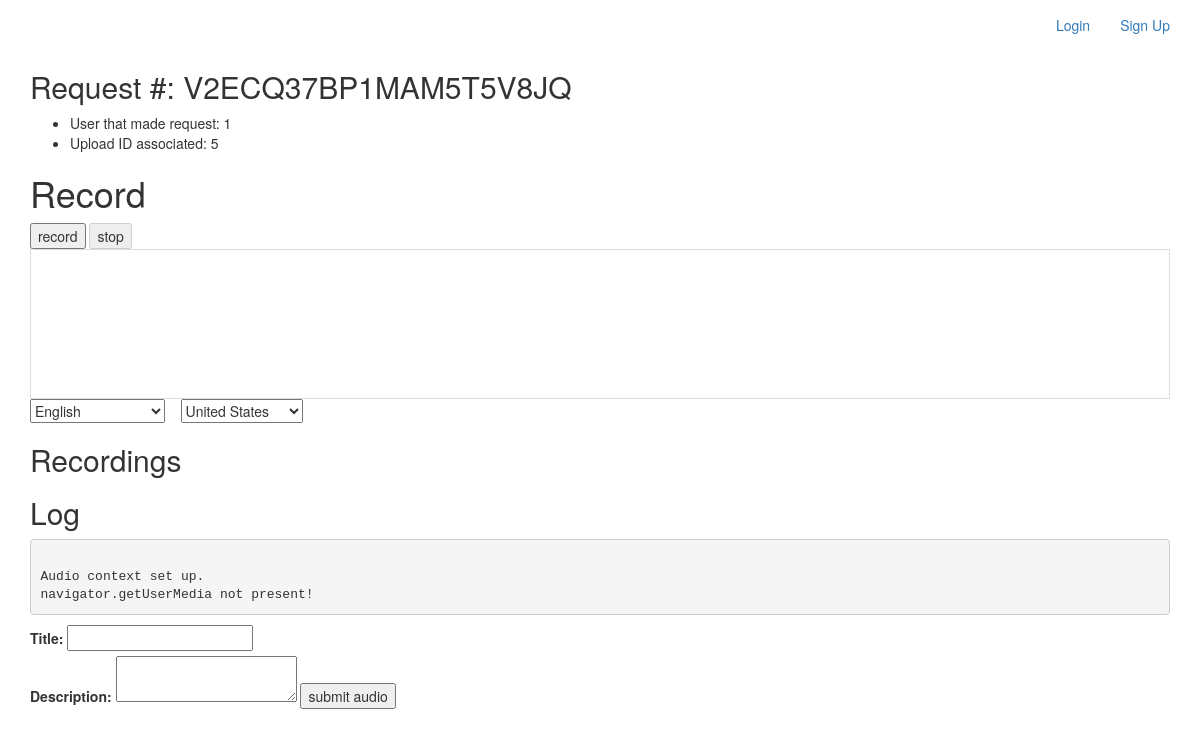
/request/V2ECQ37BP1MAM5T5V8JQ, run on the app's committed database.
### model.py (models this page shows, shortened)
class RequestURL(db.Model):
    __tablename__ = "RequestURLs"
    id = db.Column(db.String, primary_key=True)
    user_id = db.Column(db.Integer, db.ForeignKey('Users.id'), nullable=False)
    upload_id = db.Column(db.Integer, db.ForeignKey('Uploads.id'), nullable=False)
    user = db.relationship("User", backref=db.backref("requesturls", order_by=id))

### server.py (the view)
@app.route('/request/<string:id>', methods=['GET', 'POST'])
def requested_audio_page(id):
	"""Show more information about the single user logged in."""
	requested_obj = RequestURL.query.get(id)
	assoc_upload = Upload.query.get(requested_obj.upload_id)
	print assoc_upload
	if request.method == 'POST':
		file = request.files['file']
		print 'FILE: ', file
		title = request.form.get('title')
		print 'TITLE: ', title
		desc = request.form.get('desc')
		print 'DESC: ', desc
		transcript = request.form.get('transcript')
		print 'TRANSCRIPT: ', transcript
	return render_template("request_page.html", requested_obj=requested_obj)

### model.py (called while the page is built)
    def __repr__(self):
        return "<Upload id: %s user_id: %s title: %s description: %s path: %s mimetype: %s>" % (
        self.id, self.user_id, self.title, self.description, self.path, self.mimetype)

### templates/request_page.html (shortened to what this page needs)
{% extends 'base.html' %}
{% block content %}
<h2>Request #: <span id="request-id">{{ requested_obj.id }}</span></h2>
<ul>
  <li>User that made request: {{ requested_obj.user_id }}</li>
  <li>Upload ID associated: {{ requested_obj.upload_id }}</li>
</ul>
<h1>Record</h1>
<button onclick="startRecording(this); startButton(event);" id="start_button">record</button>
<button onclick="stopRecording(this); startButton(event);" disabled>stop</button>
<div id="results">
</div>
<div class="center">
  <div id="div_language">
    <select id="select_language" onchange="updateCountry()"></select>
    &nbsp;&nbsp;
    <select id="select_dialect"></select>
  </div>
</div>
<h2>Recordings</h2>
<h2>Log</h2>
<pre id="log"></pre>
<div class="upload-info">
  <label>Title:
    <input type="text" name="recording-title" id="recording-title">
  </label><br>
  <label>Description:
    <textarea name="recording-desc" id="recording-desc"></textarea>
  </label>
  <input type="submit" value="submit audio" id="submit-audio">
</div>
{% endblock %}

### static/css/style.css (style rules this page uses)
#results { font-size: 14px; font-weight: bold; border: 1px solid #ddd; padding: 15px; text-align: left; min-height: 150px; }

### data on the page
RequestURL: id "V2ECQ37BP1MAM5T5V8JQ", user_id "1", upload_id "5"
